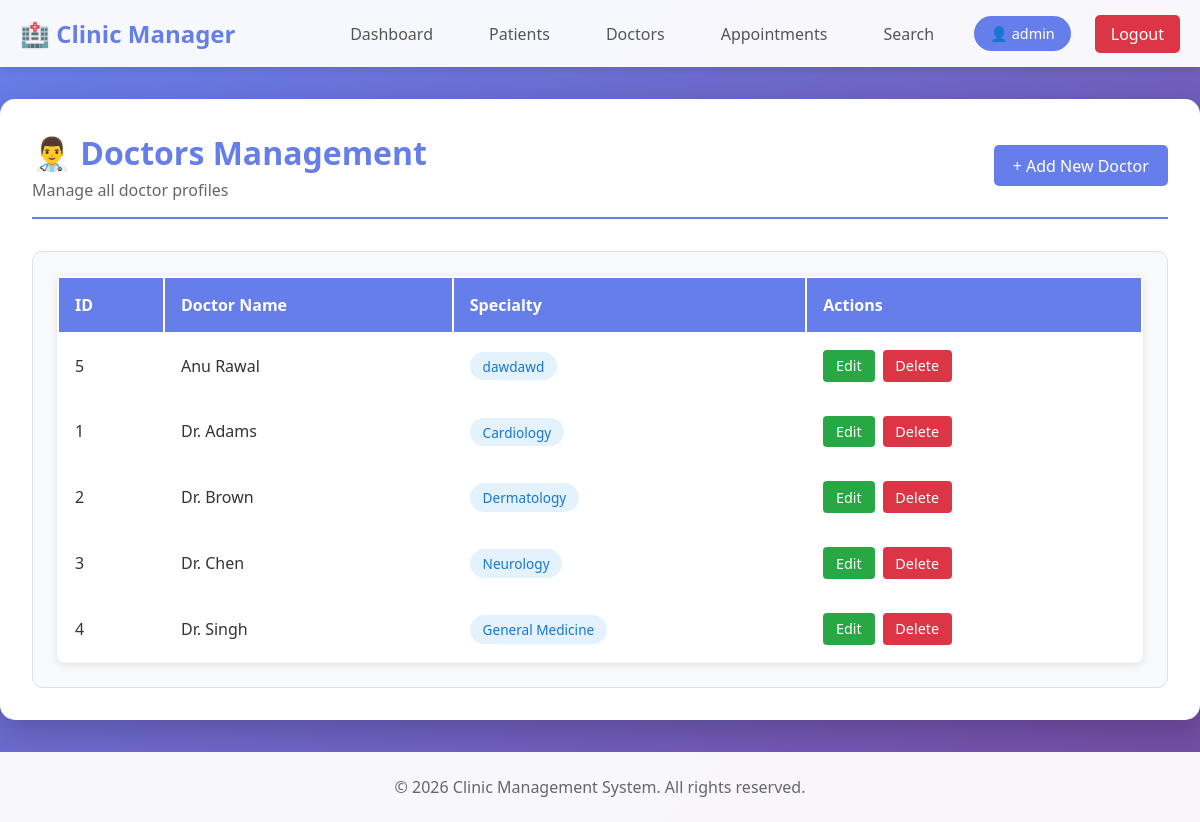
Screenshot of /public/doctors.php (signed in) with the database file from the repository.
### tables this page shows
CREATE TABLE `doctors` (
  `id` int(11) NOT NULL,
  `name` varchar(100) DEFAULT NULL,
  `specialty` varchar(100) DEFAULT NULL
);

### public/doctors.php (the view, shortened to what this page needs)
<?php
require_once '../config/db.php';
$doctors = mysqli_query($conn, "SELECT * FROM doctors ORDER BY name");
include '../includes/header.php';
?>
<div class="page-content">
    <div class="page-header">
        <div>
            <h2>👨‍⚕️ Doctors Management</h2>
            <p>Manage all doctor profiles</p>
        </div>
        <a href="add.php?type=doctor" class="btn btn-primary">+ Add New Doctor</a>
    </div>
    <div class="data-section">
        <table class="data-table">
            <thead>
                <tr>
                    <th>ID</th>
                    <th>Doctor Name</th>
                    <th>Specialty</th>
                    <th>Actions</th>
                </tr>
            </thead>
            <tbody>
                <?php if (mysqli_num_rows($doctors) > 0): ?>
                    <?php while($doctor = mysqli_fetch_assoc($doctors)): ?>
                    <tr>
                        <td><?php echo $doctor['id']; ?></td>
                        <td><?php echo htmlspecialchars($doctor['name']); ?></td>
                        <td><span class="specialty-badge"><?php echo htmlspecialchars($doctor['specialty']); ?></span></td>
                        <td class="actions">
                            <a href="edit.php?type=doctor&id=<?php echo $doctor['id']; ?>" class="btn-edit">Edit</a>
                            <a href="delete.php?type=doctor&id=<?php echo $doctor['id']; ?>"
                               onclick="return confirm('Are you sure you want to delete this doctor?');"
                               class="btn-delete">Delete</a>
                        </td>
                    </tr>
                    <?php endwhile; ?>
                <?php else: ?>
                    <tr>
                        <td colspan="4" class="no-data">No doctors found. Add your first doctor!</td>
                    </tr>
                <?php endif; ?>
            </tbody>
        </table>
    </div>
</div>
<?php include '../includes/footer.php'; ?>

### assets/css/style.css (style rules this page uses)
* { margin: 0; padding: 0; box-sizing: border-box; }
body { font-family: 'Segoe UI', Tahoma, Geneva, Verdana, sans-serif; background: linear-gradient(135deg, #667eea 0%, #764ba2 100%); min-height: 100vh; color: #333; }
.page-header { display: flex; justify-content: space-between; align-items: center; margin-bottom: 2rem; padding-bottom: 1rem; border-bottom: 2px solid #667eea; }
.page-header h2 { color: #667eea; font-size: 2rem; margin-bottom: 0.3rem; }
.page-header p { color: #666; }
.data-section { background: #f8f9fa; padding: 1.5rem; border-radius: 10px; border: 1px solid #e0e0e0; }
.data-table { width: 100%; background: white; border-radius: 8px; overflow: hidden; box-shadow: 0 2px 8px rgba(0,0,0,0.1); }
.data-table thead { background: #667eea; color: white; }
.data-table th, .data-table td { padding: 1rem; text-align: left; }
.data-table tbody tr { border-bottom: 1px solid #e0e0e0; transition: background 0.2s; }
.data-table tbody tr:last-child { border-bottom: none; }
.actions { display: flex; gap: 0.5rem; }
.specialty-badge { background: #e3f2fd; color: #1976d2; padding: 0.3rem 0.8rem; border-radius: 15px; font-size: 0.85rem; font-weight: 500; }
.btn { padding: 0.6rem 1.2rem; border: none; border-radius: 5px; cursor: pointer; text-decoration: none; display: inline-block; font-weight: 500; transition: all 0.3s; }
.btn-primary { background: #667eea; color: white; }
.btn-edit { background: #28a745; color: white; padding: 0.4rem 0.8rem; border-radius: 4px; text-decoration: none; font-size: 0.9rem; }
.btn-delete { background: #dc3545; color: white; padding: 0.4rem 0.8rem; border-radius: 4px; text-decoration: none; font-size: 0.9rem; }

### rows the page displays
doctors: id "5", name "Anu Rawal", specialty "dawdawd"
doctors: id "1", name "Dr. Adams", specialty "Cardiology"
doctors: id "2", name "Dr. Brown", specialty "Dermatology"
doctors: id "3", name "Dr. Chen", specialty "Neurology"
doctors: id "4", name "Dr. Singh", specialty "General Medicine"

### other values shown
getUsername() "admin"
